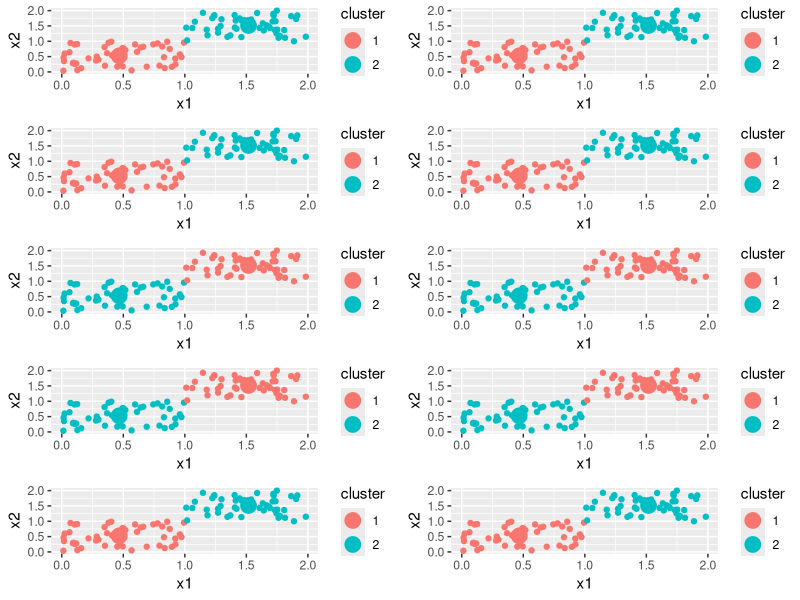
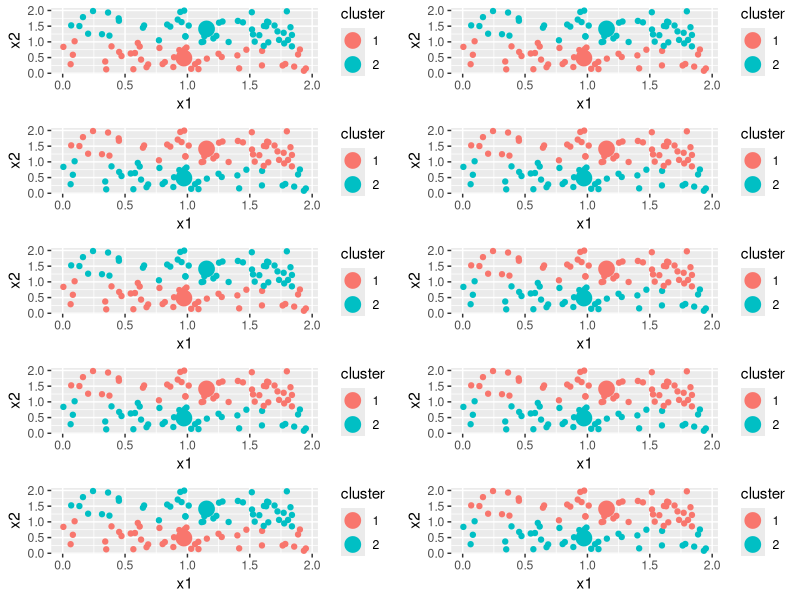

Write R code to recreate these figures, in order.
## ---- chunk 1
knitr::opts_chunk$set(
  echo = TRUE, fig.width=8, fig.height=4.5, message=FALSE, warning = FALSE
  )
set.seed(76)

library(tidyverse)
graph<-vector("list",10)
## ---- chunk 2
observations_1 <- read_csv("data/observations_1.csv")
observations_2 <- read_csv("data/observations_2.csv")

# Set observations to be one of two datasets
observations <- observations_2

# Fit model for k=2
for (i in 1:10) {
  
k <- 2
k_means_results <- kmeans(observations, centers=k, iter.max = 10)
clusters <- k_means_results$cluster
cluster_centers <- k_means_results$centers




# Add cluster results to observations. Note we convert to factor since cluster
# ID's should be treated as categorical
observations$cluster <- as.factor(clusters)

# Add cluster ID's to cluster_centers
cluster_centers <- cluster_centers %>% 
  as_tibble() %>% 
  mutate(cluster=as.factor(1:k))

graph[[i]]<-ggplot(NULL, aes(x=x1, y=x2, col=cluster)) +
  geom_point(data=observations) +
  geom_point(data=cluster_centers, size=5)
}
gridExtra::grid.arrange(graph[[1]],graph[[2]],graph[[3]],graph[[4]],graph[[5]],graph[[6]],graph[[7]],graph[[8]],graph[[9]],graph[[10]],ncol=2)
## ---- chunk 3
# Set observations to be one of two datasets
observations <- observations_1

for (i in 1:10) {
# Fit model for k=2
k <- 2
k_means_results <- kmeans(observations, centers=k, iter.max = 10)
clusters <- k_means_results$cluster
cluster_centers <- k_means_results$centers




# Add cluster results to observations. Note we convert to factor since cluster
# ID's should be treated as categorical
observations$cluster <- as.factor(clusters)

# Add cluster ID's to cluster_centers
cluster_centers <- cluster_centers %>% 
  as_tibble() %>% 
  mutate(cluster=as.factor(1:k))

graph[[i]]<-ggplot(NULL, aes(x=x1, y=x2, col=cluster)) +
  geom_point(data=observations) +
  geom_point(data=cluster_centers, size=5)

}
gridExtra::grid.arrange(graph[[1]],graph[[2]],graph[[3]],graph[[4]],graph[[5]],graph[[6]],graph[[7]],graph[[8]],graph[[9]],graph[[10]],ncol=2)


